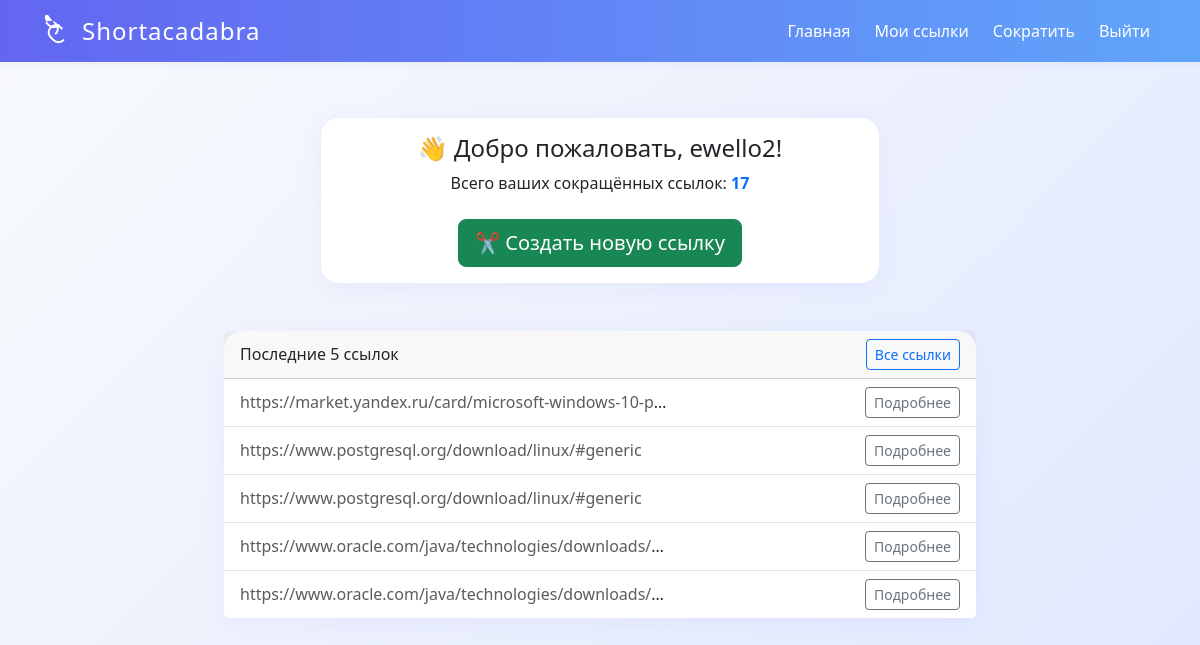
/dashboard/ (signed in), run on the app's committed database.
### ss/models.py (models this page shows)
class Url(models.Model):
    url = models.URLField(blank=False)
    status = models.BooleanField(default=True)
    user = models.ForeignKey(User, null=True, on_delete=models.CASCADE, related_name="urls")
    custom_domain = models.ForeignKey(CustomDomain, null=True, blank=True, on_delete=models.SET_NULL, related_name="urls")
    created_at = models.DateTimeField(auto_now_add=True)

### ss/views.py (the view)
# urls.py: path('dashboard/', views.dashboard, name="dashboard"),
@login_required(login_url='register')
def dashboard(request):
    user = request.user
    urls = Url.objects.filter(user=user).order_by('-created_at')
    total = urls.count()
    recent = urls[:5]
    active_count = urls.filter(status=True).count()
    inactive_count = urls.filter(status=False).count()
    avg_length = urls.aggregate(avg=Avg(Length('url')))['avg'] or 0
    last_created = urls.first().created_at if total else None
    today = timezone.now().date()
    days = [(today - datetime.timedelta(days=i)) for i in range(6, -1, -1)]
    day_labels = [d.strftime('%d.%m') for d in days]
    day_counts = []
    for d in days:
        count = urls.filter(created_at__date=d).count()
        day_counts.append(count)
    clicks_total = Click.objects.filter(url__user=user).count()
    click_day_counts = []
    for d in days:
        c = Click.objects.filter(url__user=user, created_at__date=d).count()
        click_day_counts.append(c)
    top_urls = (
        Url.objects.filter(user=user)
        .annotate(clicks_num=Count('clicks'))
        .order_by('-clicks_num', '-created_at')[:5]
    )
    context = {
        "total": total,
        "recent": recent,
        "active_count": active_count,
        "inactive_count": inactive_count,
        "avg_length": round(avg_length, 1),
        "last_created": last_created,
        "day_labels": day_labels,
        "day_counts": day_counts,
        "clicks_total": clicks_total,
        "click_day_counts": click_day_counts,
        "top_urls": top_urls,
    }
    return render(request, "ss/dashboard.html", context)

### Shortacadabra/ss/templates/ss/dashboard.html
{% extends "ss/layout.html" %}
{% block body %}
<div class="row justify-content-center mb-4">
    <div class="col-md-6">
        <div class="card text-center mb-4">
            <div class="card-body">
                <h4 class="card-title mb-2">👋 Добро пожаловать, {{ user.username }}!</h4>
                <p class="card-text">Всего ваших сокращённых ссылок: <span class="fw-bold text-primary">{{ total }}</span></p>
                <a href="{% url 'shorten' %}" class="btn btn-success btn-lg mt-2">✂️ Создать новую ссылку</a>
            </div>
        </div>
    </div>
</div>
<div class="row justify-content-center">
    <div class="col-md-8">
        <div class="card">
            <div class="card-header d-flex justify-content-between align-items-center">
                <span>Последние 5 ссылок</span>
                <a href="{% url 'urls' %}" class="btn btn-outline-primary btn-sm">Все ссылки</a>
            </div>
            <ul class="list-group list-group-flush">
                {% for url in recent %}
                <li class="list-group-item d-flex justify-content-between align-items-center">
                    <div class="text-truncate" style="max-width: 60%;">
                        <span class="text-muted">{{ url.url }}</span>
                    </div>
                    <a href="{% url 'url' url.id %}" class="btn btn-outline-secondary btn-sm">Подробнее</a>
                </li>
                {% empty %}
                <li class="list-group-item text-center text-muted">У вас пока нет сокращённых ссылок.</li>
                {% endfor %}
            </ul>
        </div>
    </div>
</div>
{% endblock %}

### Shortacadabra/ss/templates/ss/layout.html (style rules this page uses)
body { min-height: 100vh; background: linear-gradient(135deg, #f8fafc 0%, #e0e7ff 100%); font-family: 'Segoe UI', 'Roboto', 'Arial', sans-serif; }
.card { border-radius: 18px; box-shadow: 0 4px 24px rgba(99,102,241,0.07); border: none; }
.btn-primary, .btn-success, .btn-info { border-radius: 8px; font-weight: 500; }

### data on the page
Url: url "https://market.yandex.ru/card/microsoft-windows-10-p…"
Url: url "https://www.postgresql.org/download/linux/#generic"
Url: url "https://www.postgresql.org/download/linux/#generic"
Url: url "https://www.oracle.com/java/technologies/downloads/…"
Url: url "https://www.oracle.com/java/technologies/downloads/…"

### other printed values
{{ user.username }} "ewello2"
{{ total }} "17"
